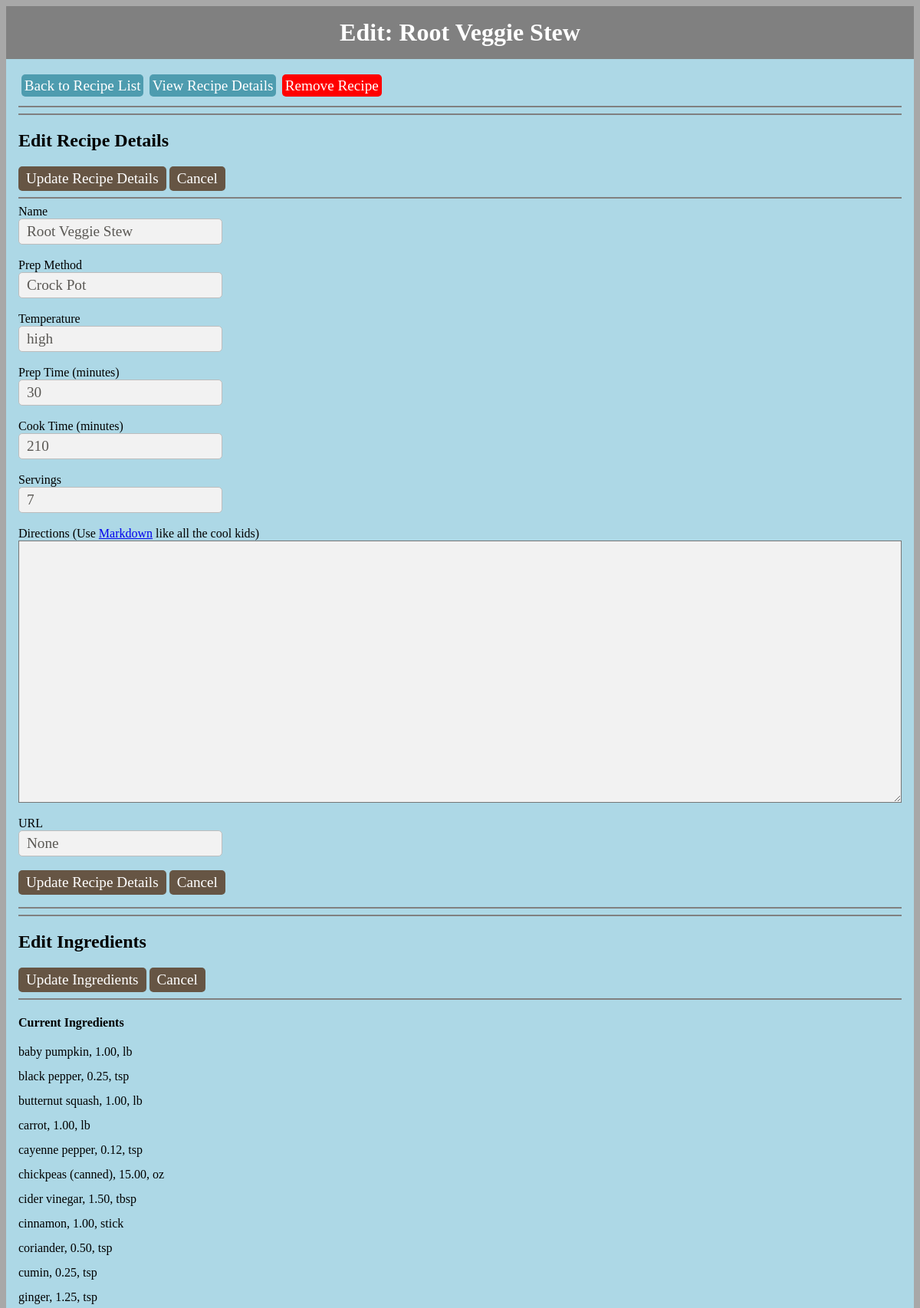
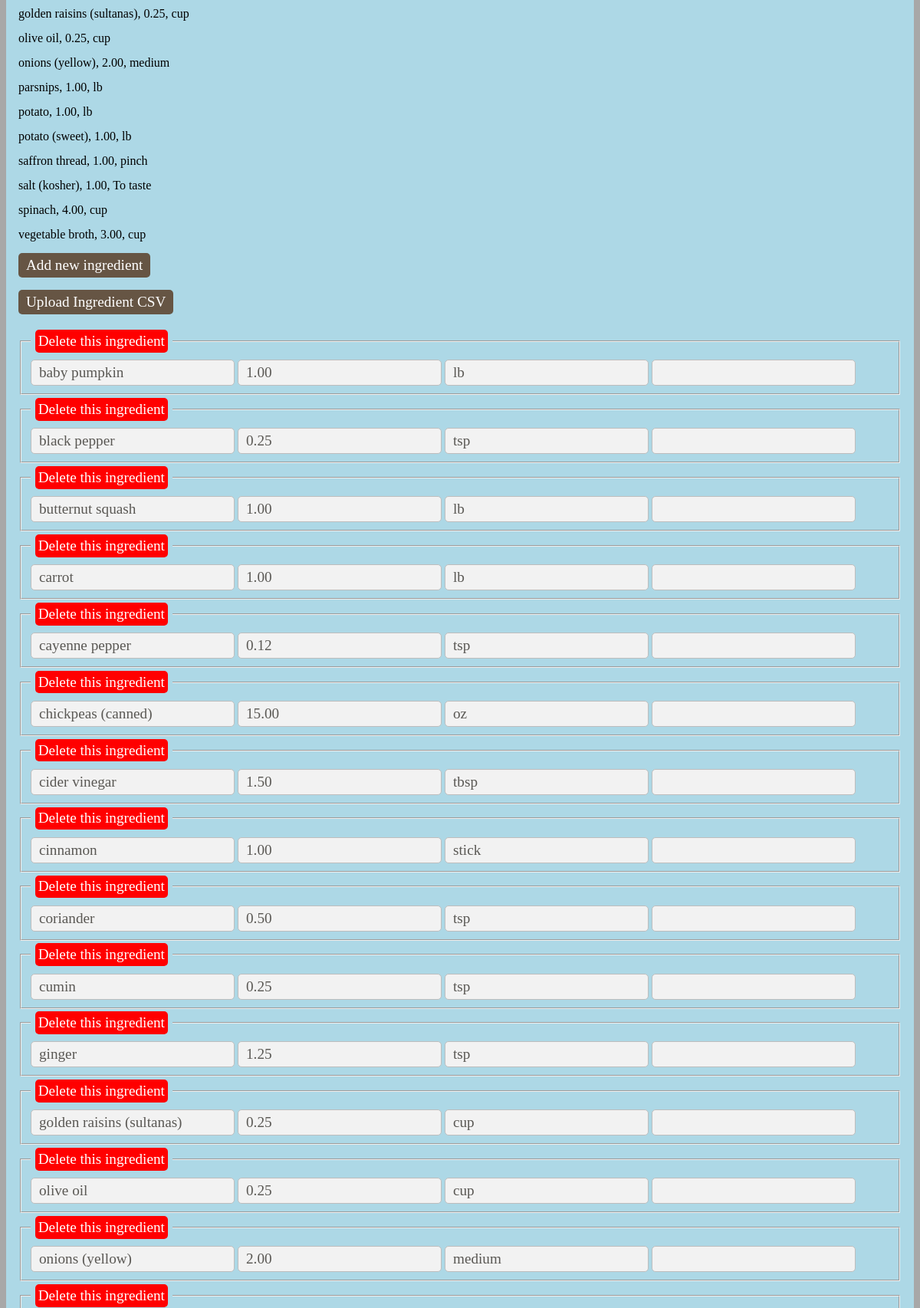
/menu/1/editrecipe (upper part), run on the app's committed database (2 pictures, top to bottom).
### menu/models.py (models this page shows, shortened)
class Recipe(models.Model):
    id = models.AutoField(primary_key=True)
    name = models.CharField(max_length=80, unique=True)
    prepMethod = models.CharField(max_length=30, null=True, blank=True)
    temperature = models.CharField(max_length=10, null=True, blank=True)
    directions = models.TextField(null=True)
    source = models.CharField(max_length=1000, null=True, blank=True)
    servings = models.IntegerField(default=0)
    prepTime = models.IntegerField(default=0)
    cookTime = models.IntegerField(default=0)
    enabled = models.BooleanField(default=True)
    class Meta:
        ordering = ('name', )

class Ingredient(models.Model):
    id = models.AutoField(primary_key=True)
    recipe = models.ForeignKey(Recipe)
    name = models.CharField(max_length=80, null=False)
    comment = models.CharField(max_length=80, null=True, blank=True)
    amount = models.DecimalField(max_digits=10, decimal_places=2, default=0.0)
    unit = models.CharField(max_length=30, null=True, blank=True)
    class Meta:
        ordering = ('id', )
        unique_together = ('name', 'recipe', 'amount', 'unit',)

### menu/views.py (the view)
# urls.py: url(r'^(?P<pk>[0-9]+)/editrecipe$', views.EditRecipe.as_view(), name='editrecipe'),
class EditRecipe(generic.DetailView):
    model = Recipe
    template_name = 'menu/editrecipe.html'
    def get_queryset(self):
        return Recipe.objects.all()

### menu/templates/menu/editrecipe.html (shortened to what this page needs)
{% load staticfiles %}
{% load menu_extras %}
{% include "menu/stylesheets.html" %}
<div id="title">
    Edit: {{ recipe.name }}
</div>
<div id="content">
    <div>
        <a class="button" id="nav" href="{% url 'menu:index' %}">Back to Recipe List</a>
        <a class="button" id="nav" href="{% url 'menu:recipedetails' recipe.id %}">View Recipe Details</a>
        <a class="button" id="delete" href="{% url 'menu:disablerecipe' recipe.id %}">Remove Recipe</a>
    </div><div style="clear:both"></div>
    <hr noshade><hr noshade>
    <h2>Edit Recipe Details</h2>
    <form action="{% url 'menu:updaterecipe' recipe.id %}" method="post">
    <input type=submit value="Update Recipe Details" id="submit"/>
    <a class="button" href="{% url 'menu:recipedetails' recipe.id %}">Cancel</a>
    <hr noshade>
        Name<br><input type=text name="name" value="{{ recipe.name }}" id="text"><br><br>
        Prep Method<br><input type=text name="method" value="{{ recipe.prepMethod }}" id="text"><br><br>
        Temperature<br><input type=text name="temp" value="{{ recipe.temperature }}" id="text"><br><br>
        Prep Time (minutes)<br><input type=text name="prep" value="{{ recipe.prepTime }}" id="text"><br><br>
        Cook Time (minutes)<br><input type=text name="cook" value="{{ recipe.cookTime }}" id="text"><br><br>
        Servings<br><input type=text name="serves" value="{{ recipe.servings }}" id="text"><br><br>
        Directions (Use <a target="blank" href="https://en.wikipedia.org/wiki/Markdown#Example">Markdown</a> like all the cool kids)<br><textarea name="directions" ROWS=15 COLS=35>{{ recipe.directions }}</textarea><br><br>
        URL<br><input type=text name="source" value="{{ recipe.source }}" id="text"><br><br>
        <input type=submit value="Update Recipe Details" id="submit"/>
        <a class="button" href="{% url 'menu:recipedetails' recipe.id %}">Cancel</a>
    </form>
    <hr noshade><hr noshade>
    <h2>Edit Ingredients</h2>
    <input type=submit value="Update Ingredients" id="submit">
    <a class="button" href="{% url 'menu:recipedetails' recipe.id %}">Cancel</a>
    <hr noshade>
    <form action="{% url 'menu:updateingredient' recipe.id %}" method="post">
        <h4>Current Ingredients</h4>
            {% for i in recipe.ingredient_set.all %}
                <ul>
                    <li id="nospace">{{ i.name }}, {{ i.amount }}, {{ i.unit }}</li>
                </ul>
            {% endfor %}
        <p><a class="button" href="{% url 'menu:addingredient' recipe.id %}" method="post">Add new ingredient</a></p>
        <p><a class="button" href="{% url 'menu:uploadrecipe' %}" method="post">Upload Ingredient CSV</a></p>
        {% for i in recipe.ingredient_set.all %}
            <fieldset name = "{{i.id}},ingredients">
                <legend><a class="button" id="delete" href="{% url 'menu:deleteingredient' i.id %}" method="post">Delete this ingredient</a></legend>
                <input type=text value="{{ i.name }}" name="{{i.id}},name">
                <input type=text value="{{ i.amount }}" name="{{i.id}},amount">
                <input type=text value="{{ i.unit}}" name="{{i.id}},unit">
                <input type=text value="{{ i.comment }}" name="{{i.id}},comment">
            </fieldset>
        {% endfor %}
        <br>
    </form>
</div>

### menu/static/menu/css/style.css (style rules this page uses)
* { font-family: Palatino,"Palatino Linotype","Palatino LT STD","Book Antiqua",Georgia,serif; }
textarea { font-size: 120%; color: #5a5854; background-color: #f2f2f2; padding: 5px 5px 5px 10px; width:100%; }
input { font-size: 1.2em; color: #5a5854; background-color: #f2f2f2; border: 1px solid #bdbdbd; border-radius: 5px; padding: 5px 10px 5px 10px; display: inline-block; }
input[type="text"] { font-size: 1.2em; width: auto; background: #f2f2f2 }
input#submit { color: #ffffff; background-color: #665544; border: none; border-radius: 5px; }
ul { list-style:none; padding-left:0; }
li { line-height: 2em; }
li#nospace { line-height: 1em; }
.button { display: inline-block; background-color: #665544; border-radius: 5px; color: white; text-decoration: none; font-size: 1.2em; padding: 5px 10px 5px 10px; }
.button#nav { background-color: #4E9CAF; padding: .2em; text-align: center; margin: .2em; float: left; display: inline block; text-size: 1em; }
.button#delete { background-color: red; padding: .2em; text-align: center; margin: .2em; display: inline block; text-size: 1em; }
#title { background:grey; text-align:center; font-weight:bold; padding: 0.5em; color: white; font-size: 2em; }
#content { display: block; background:lightblue; padding: 1em; white-space: wrap; }

### data on the page
Recipe: name "Root Veggie Stew", method "Crock Pot", temp "high", prep "30", cook "210", serves "7", source "None"
Ingredient: name "baby pumpkin", amount "1.00", unit "lb"
Ingredient: name "black pepper", amount "0.25", unit "tsp"
Ingredient: name "butternut squash", amount "1.00", unit "lb"
Ingredient: name "carrot", amount "1.00", unit "lb"
Ingredient: name "cayenne pepper", amount "0.12", unit "tsp"
Ingredient: name "chickpeas (canned)", amount "15.00", unit "oz"
Ingredient: name "cider vinegar", amount "1.50", unit "tbsp"
Ingredient: name "cinnamon", amount "1.00", unit "stick"
Ingredient: name "coriander", amount "0.50", unit "tsp"
Ingredient: name "cumin", amount "0.25", unit "tsp"
Ingredient: name "ginger", amount "1.25", unit "tsp"
Ingredient: name "golden raisins (sultanas)", amount "0.25", unit "cup"
Ingredient: name "olive oil", amount "0.25", unit "cup"
Ingredient: name "onions (yellow)", amount "2.00", unit "medium"
Ingredient: name "parsnips", amount "1.00", unit "lb"
Ingredient: name "potato", amount "1.00", unit "lb"
Ingredient: name "potato (sweet)", amount "1.00", unit "lb"
Ingredient: name "saffron thread", amount "1.00", unit "pinch"
Ingredient: name "salt (kosher)", amount "1.00", unit "To taste"
Ingredient: name "spinach", amount "4.00", unit "cup"
Ingredient: name "vegetable broth", amount "3.00", unit "cup"
